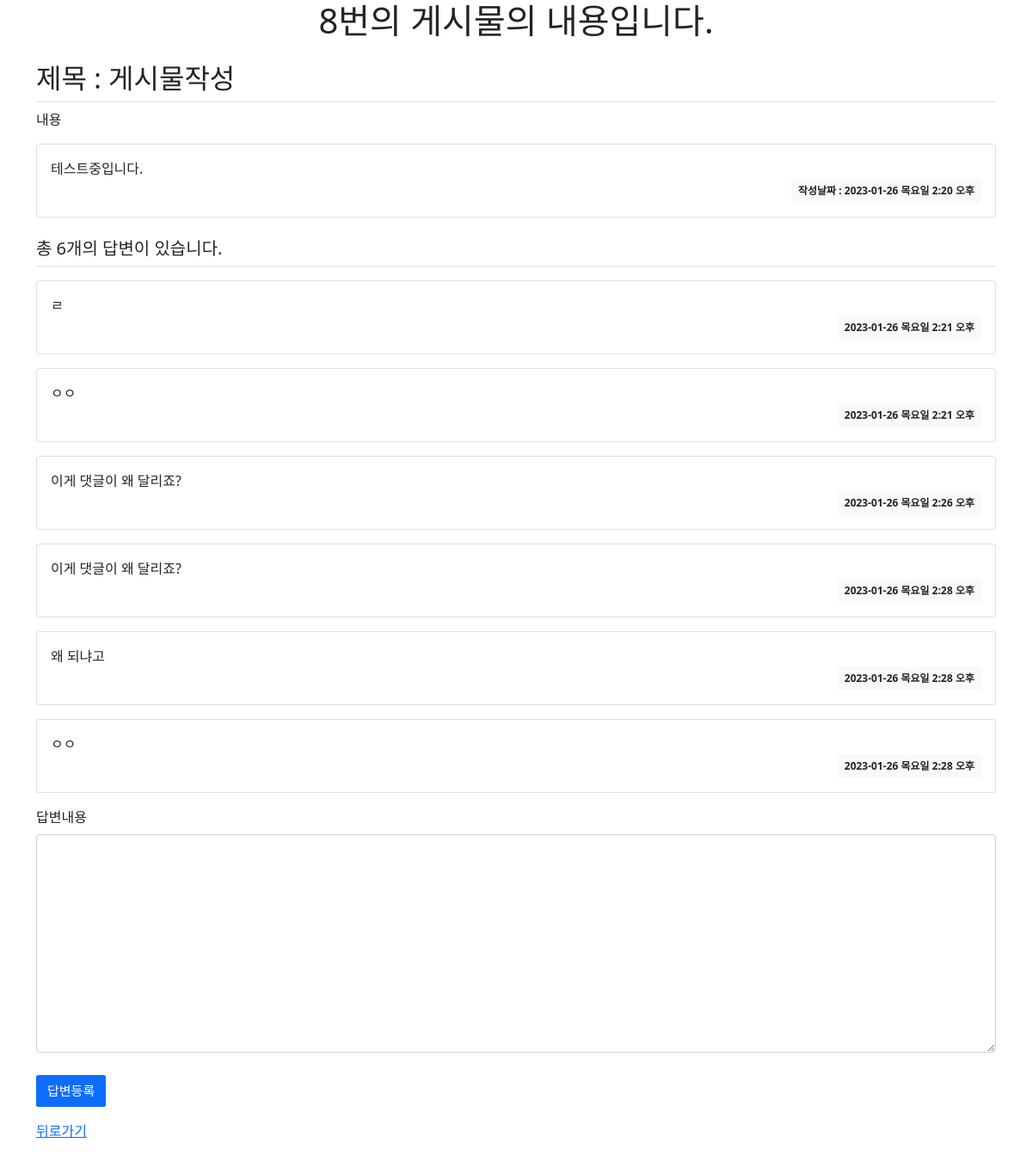
/bookmark/answer/8, run on the app's committed database.
### bookmark/models.py (models this page shows, shortened)
class Answer(models.Model):
    title = models.CharField(max_length=100, blank=True, null=True)
    content = models.TextField()
    create_date = models.DateTimeField()

class Reply(models.Model):
    Answer = models.ForeignKey(Answer, on_delete=models.CASCADE)
    content = models.TextField()
    create_date = models.DateTimeField()

### bookmark/views.py (the view)
# urls.py: path('answer/<int:pk>', AnswerDV.as_view(), name='detail'),
class AnswerDV(DetailView) :
    model = Answer

### bookmark/templates/bookmark/answer_detail.html (shortened to what this page needs)
    {% extends 'base.html' %}
    {% block content %}
        <h1 style="text-align: center;">{{answer.id}}번의 게시물의 내용입니다.</h1>
        <div id="container">
            <div class="container my-3">
                <h2 class="border-bottom py-2"> 제목 : {{ answer.title }}</h2>
                내용
                <div class="card my-3">
                    <div class="card-body">
                        <div class="card-text" style="white-space: pre-line;"> {{ answer.content }}</div>
                        <div class="d-flex justify-content-end">
                            <div class="badge bg-light text-dark p-2">
                                작성날짜 : {{ answer.create_date |date:"Y-m-d D P"}}
                            </div>
                        </div>
                    </div>
                </div>
                <h5 class="border-bottom my-3 py-2">총 {{answer.reply_set.count}}개의 답변이 있습니다.</h5>
                {% for reply in answer.reply_set.all %}
                <div class="card my-3">
                    <div class="card-body">
                        <div class="card-text" style="white-space: pre-line;">{{ reply.content }}</div>
                        <div class="d-flex justify-content-end">
                            <div class="badge bg-light text-dark p-2">
                                {{ reply.create_date|date:"Y-m-d D P"}}
                            </div>
                        </div>
                    </div>
                </div>
                {% endfor %}
                <form action="{% url 'reply_create' answer.id %}" method="post" class="my-3">
                    <div class="mb-3">
                        <label for="content" class="form-label">답변내용</label>
                        <textarea name="content" id="content" class="form-control" rows="10"></textarea>
                    </div>
                    <input type="submit" value="답변등록" class="btn btn-primary">
                </form>
        <div><a href="{% url 'index' %}">뒤로가기</a></div>
        </div>
        {% endblock %}

### static/style.css (style rules this page uses)
textarea { width:100%; }
input[type=submit] { margin-top:10px; font-size : 15px; border-radius : 5%; }

### data on the page
Answer: title "게시물작성", content "테스트중입니다.", create_date "2023-01-26 목요일 2:20 오후", reply_set.count "6"
Reply: content "ㄹ", create_date "2023-01-26 목요일 2:21 오후"
Reply: content "ㅇㅇ", create_date "2023-01-26 목요일 2:21 오후"
Reply: content "이게 댓글이 왜 달리죠?", create_date "2023-01-26 목요일 2:26 오후"
Reply: content "이게 댓글이 왜 달리죠?", create_date "2023-01-26 목요일 2:28 오후"
Reply: content "왜 되냐고", create_date "2023-01-26 목요일 2:28 오후"
Reply: content "ㅇㅇ", create_date "2023-01-26 목요일 2:28 오후"
